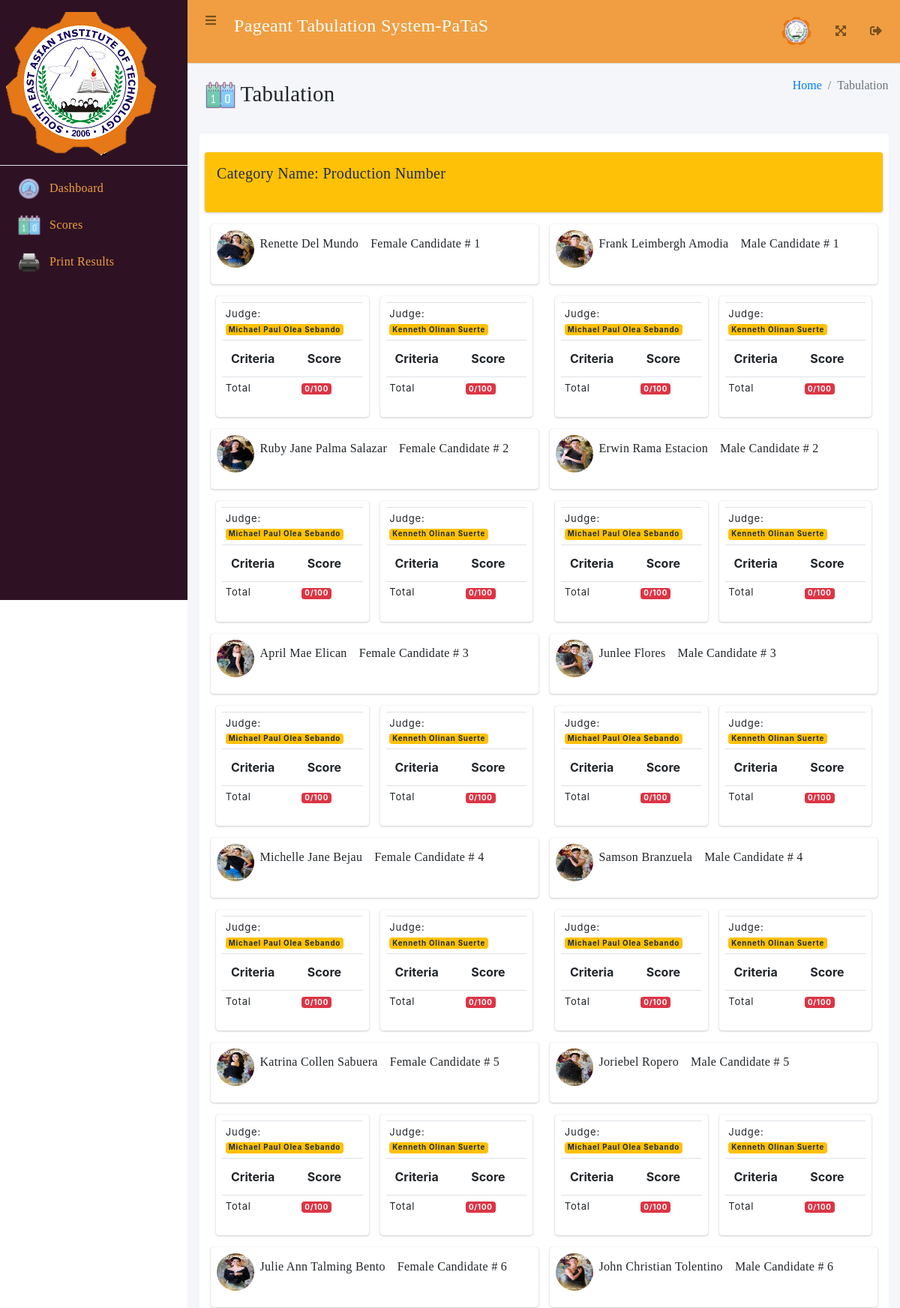
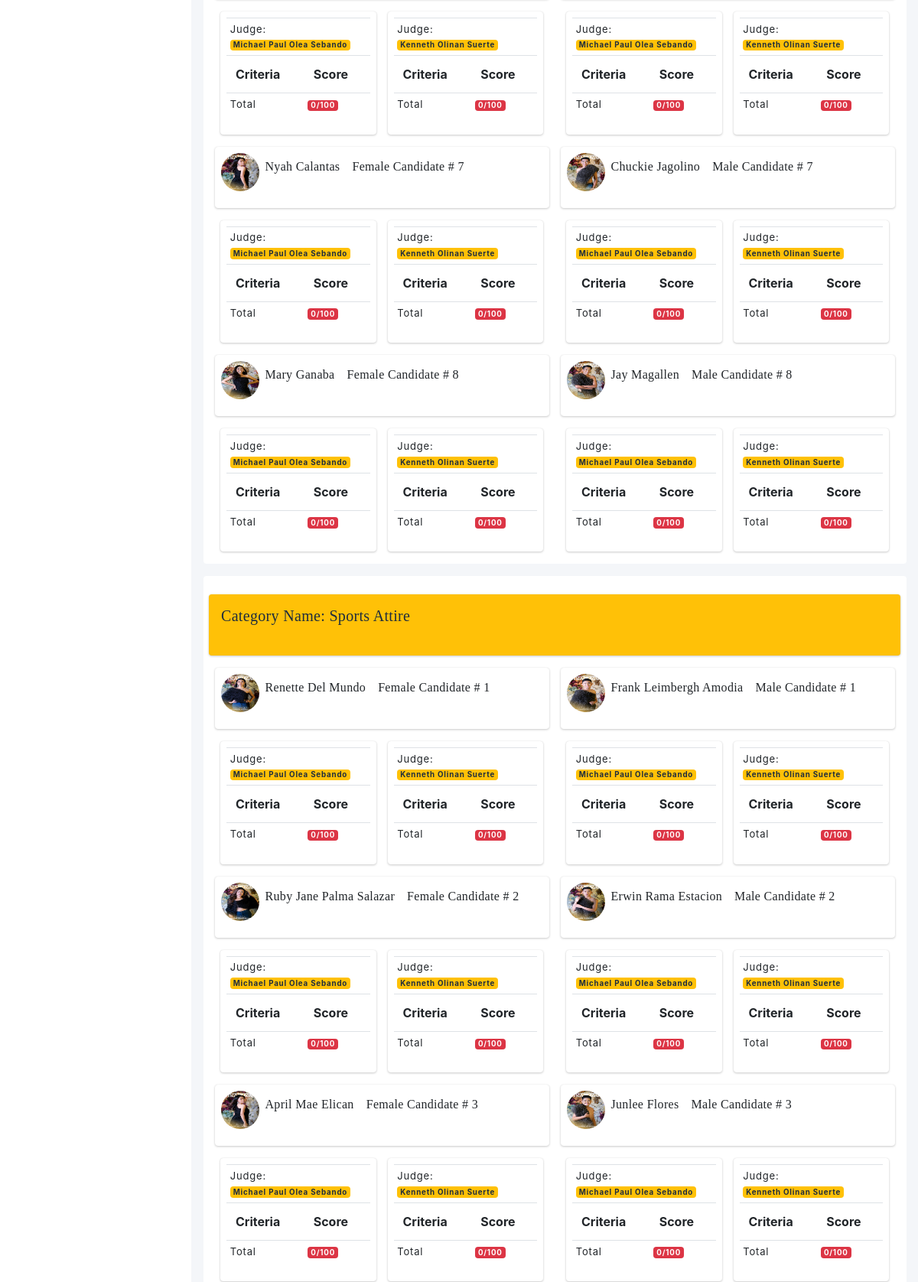
The page /tabulator/scores.php (upper part) on the database its author committed (2 pictures, top to bottom).
### tables this page shows
CREATE TABLE `event_category` (
  `id` int(8) NOT NULL,
  `category_name` text NOT NULL,
  `description` text NOT NULL,
  `order_number` int(11) DEFAULT NULL,
  `percentage` varchar(255) DEFAULT NULL,
  `isTabulated` varchar(255) NOT NULL DEFAULT 'No',
  `added_by` text NOT NULL
);

CREATE TABLE `contestants` (
  `id` int(11) NOT NULL,
  `firstname` text DEFAULT NULL,
  `middlename` text DEFAULT NULL,
  `lastname` text DEFAULT NULL,
  `age` varchar(255) DEFAULT NULL,
  `gender` varchar(255) DEFAULT NULL,
  `course` varchar(8) DEFAULT NULL,
  `personal_background` text DEFAULT NULL,
  `image` text DEFAULT NULL,
  `contestant_no` varchar(255) DEFAULT NULL,
  `added_by` varchar(255) NOT NULL
);

### tabulator/scores.php (the view, shortened to what this page needs)
<?php
include '../includes/dbcon.php';
?>
<!DOCTYPE html>
<html lang="en">
<head>
   <link rel="stylesheet" href="../asset/fontawesome/css/all.min.css">
   <link rel="stylesheet" href="../asset/css/adminlte.min.css">
   <link rel="stylesheet" href="../asset/css/style.css">
   <link rel="stylesheet" href="../asset/tables/datatables-bs4/css/dataTables.bootstrap4.min.css">
</head>
<body class="hold-transition sidebar-mini layout-fixed">
   <div class="wrapper">
      <nav class="main-header navbar navbar-expand navbar-light" style="background-color: rgb(240,158,65)">
         <ul class="navbar-nav">
            <li class="nav-item">
               <a class="nav-link" data-widget="pushmenu" href="#" role="button"><i class="fas fa-bars"></i></a>
            </li>
            <li class="nav-item">
               <p style="font-size: 24px; color: white;">Pageant Tabulation System-PaTaS</p>
            </li>
         </ul>
         <ul class="navbar-nav ml-auto">
            <li class="nav-item">
               <a class="nav-link" href="#" role="button">
                  <img src="../asset/img/seait.png" class="img-circle" alt="User Image" width="40"
                     style="margin-top: -8px;">
               </a>
            </li>
            <li class="nav-item">
               <a class="nav-link" data-widget="fullscreen" href="#" role="button">
                  <i class="fas fa-expand-arrows-alt"></i>
               </a>
            </li>
            <li class="nav-item">
               <a class="nav-link" data-widget="fullscreen" href="../logout.php">
                  <i class="fas fa-sign-out-alt"></i>
               </a>
            </li>
         </ul>
      </nav>
      <aside class="main-sidebar sidebar-light-primary" style="background-color: rgb(46,18,35);">
         <a href="index.php" class="brand-link">
            <img src="../asset/img/seait.png" alt="DSMS Logo" width="200">
         </a>
         <div class="sidebar">
            <nav class="mt-2">
               <ul class="nav nav-pills nav-sidebar flex-column" data-widget="treeview" role="menu"
                  data-accordion="false">
                  <li class="nav-item">
                     <a href="index.php" class="nav-link">
                        <img src="../asset/img/dashboard.png" width="30">
                        <p>
                           Dashboard
                        </p>
                     </a>
                  </li>
                  <li class="nav-item">
                     <a href="scores.php" class="nav-link">
                        <img src="../asset/img/score.png" width="30">
                        <p>
                           Scores
                        </p>
                     </a>
                  </li>
                  <li class="nav-item">
                     <a href="print-schedule.php" class="nav-link">
                        <img src="../asset/img/print.png" width="30">
                        <p>
                           Print Results
                        </p>
                     </a>
                  </li>
               </ul>
            </nav>
         </div>
      </aside>
      <div class="content-wrapper">
         <div class="content-header">
            <div class="container-fluid">
               <div class="row mb-2">
                  <div class="col-sm-6">
                     <h1 class="m-0"><img src="../asset/img/score.png" width="40"> Tabulation</h1>
                  </div>
                  <div class="col-sm-6">
                     <ol class="breadcrumb float-sm-right">
                        <li class="breadcrumb-item"><a href="#">Home</a></li>
                        <li class="breadcrumb-item active">Tabulation</li>
                     </ol>
                  </div>
               </div>
            </div>
         </div>
         <section class="content">
            <div class="container-fluid">
               <?php
               $query = "SELECT * FROM event_category ORDER BY order_number ASC";
               if ($result = $con->query($query)) {
                  while ($row = $result->fetch_assoc()) {
                     $event_id = $row['id'];
                     echo '
                           <div class="card card-info elevation-0">
                           <br>
                           <div class="col-md-12">
                              <div class="row">
                                 <div class="col-lg-12">
                                    <div class="info-box bg-yellow">
                                          <span class="info-box-text">
                                             <h5>Category Name: <span> ' . $row['category_name'] . '</span></h5>
                                          </span>
                                    </div>
                                    <div class="col-md-12">
                                       <div class="row">';
                     $query1 = "SELECT * FROM contestants ORDER BY contestant_no ASC";
                     if ($result1 = $con->query($query1)) {
                        while ($row1 = $result1->fetch_assoc()) {
                           $contestant = $row1['id'];
                           echo '
                                          <div class="col-lg-6">
                                             <div class="info-box">
                                                <img src=../images/' . $row1['image'] . ' width="50px" height="50px" style="border-radius: 50%;">
                                                <h6>' . $row1['firstname'] . ' ' . $row1['middlename'] . ' ' . $row1['lastname'] . '</h6>
                                                <h6>' . $row1['gender'] . ' Candidate # ' . $row1['contestant_no'] . '</h6>';
                           echo '
                                             </div>';
                           echo '
                                             <div class="col-md-12">
                                                <div class="row">';
                           $query3 = "SELECT *  FROM admin_users WHERE user_type = 'judge'";
                           if ($result3 = $con->query($query3)) {
                              while ($row3 = $result3->fetch_assoc()) {
                                 $judge = $row3['username'];
                                 echo '
                                                            <div class="col-lg-6">
                                                               <div class="info-box">
                                                                  <table class="table">
                                                                     <tr>
                                                                        <td colspan="2"> Judge: <b class="badge bg-yellow">' . $row3['first_name'] . ' ' . $row3['middle_name'] . ' ' . $row3['last_name'] . '</b></td>
                                                                     </tr>
                                                                     <tr>
                                                                        <th>Criteria</th>
                                                                        <th>Score</th>
                                                                     </tr>';
                                 $total = 0;
                                 $query4 = "SELECT  criteria_archive.criteria_name AS criteria_name, scores.score AS score FROM scores
                                                                      LEFT JOIN criteria_archive ON criteria_archive.id = scores.criteria_id WHERE
                                                                      (scores.contestant = '" . $contestant . "' AND scores.category = '" . $event_id . "') AND scores.judge = '" . $judge . "'";
                                 if ($result4 = $con->query($query4)) {
                                    echo '
                                                                        <tr>
                                                                           <td>Total</td>
                                                                           <td><span class="badge bg-red">' . $total . '/100</span></td>
                                                                     </tr>
                                                                        ';
                                 }
                                 echo '
                                                                  </table>
                                                               </div>
                                                            </div>
                                                         ';
                              }
                           }
                           echo '
                                                </div>
                                             </div>
                                             ';
                           echo '
                                          </div>
                                          ';
                        }
                     }
                     echo '
                                       </div>
                                    </div>
                                 </div>
                              </div>
                              ';
                     echo '
                           </div>
                        </div>
                           ';
                  }
               }
               ?>
            </div>
         </section>
      </div>
   </div>
</body>
</html>

### asset/css/style.css (style rules this page uses)
h1,h2,h3,h4,h5,h6,p,label,button { font-family: fantasy !important; padding: 0.5rem 0.5rem; font-weight: 100; letter-spacing: 0.02rem; }
li a { font-family: fantasy !important; font-weight: 100; }
li { font-family: fantasy !important; font-weight: 100; }
nav.mt-2 ul.nav-sidebar li p { color:rgb(240,158,65) !important; }
table td { font-size: 13px !important; letter-spacing: 0.0625em; margin:-10px; border-spacing: 1em; }

### tabulator/scores.php (style rules this page uses)
table tr td { padding: 0.3rem !important; }

### rows shown on the page
event_category: category_name "Production Number"
contestants: image (picture), firstname "Renette", lastname "Del Mundo", gender "Female", contestant_no "1"
contestants: image (picture), firstname "Frank Leimbergh", lastname "Amodia", gender "Male", contestant_no "1"
contestants: image (picture), firstname "Ruby Jane", middlename "Palma", lastname "Salazar", gender "Female", contestant_no "2"
contestants: image (picture), firstname "Erwin", middlename "Rama", lastname "Estacion", gender "Male", contestant_no "2"
contestants: image (picture), firstname "April Mae", lastname "Elican", gender "Female", contestant_no "3"
contestants: image (picture), firstname "Junlee", lastname "Flores", gender "Male", contestant_no "3"
contestants: image (picture), firstname "Michelle Jane", lastname "Bejau", gender "Female", contestant_no "4"
contestants: image (picture), firstname "Samson", lastname "Branzuela", gender "Male", contestant_no "4"
contestants: image (picture), firstname "Katrina Collen", lastname "Sabuera", gender "Female", contestant_no "5"
contestants: image (picture), firstname "Joriebel", lastname "Ropero", gender "Male", contestant_no "5"
contestants: image (picture), firstname "Julie Ann", middlename "Talming", lastname "Bento", gender "Female", contestant_no "6"
contestants: image (picture), firstname "John Christian", lastname "Tolentino", gender "Male", contestant_no "6"
contestants: image (picture), firstname "Nyah", lastname "Calantas", gender "Female", contestant_no "7"
contestants: image (picture), firstname "Chuckie", lastname "Jagolino", gender "Male", contestant_no "7"
contestants: image (picture), firstname "Mary", lastname "Ganaba", gender "Female", contestant_no "8"
contestants: image (picture), firstname "Jay", lastname "Magallen", gender "Male", contestant_no "8"
event_category: category_name "Sports Attire"

### other values the page prints
$row3['first_name'] "Michael Paul"
$row3['middle_name'] "Olea"
$row3['last_name'] "Sebando"
$total "0"
$row3['first_name'] "Kenneth"
$row3['middle_name'] "Olinan"
$row3['last_name'] "Suerte"
